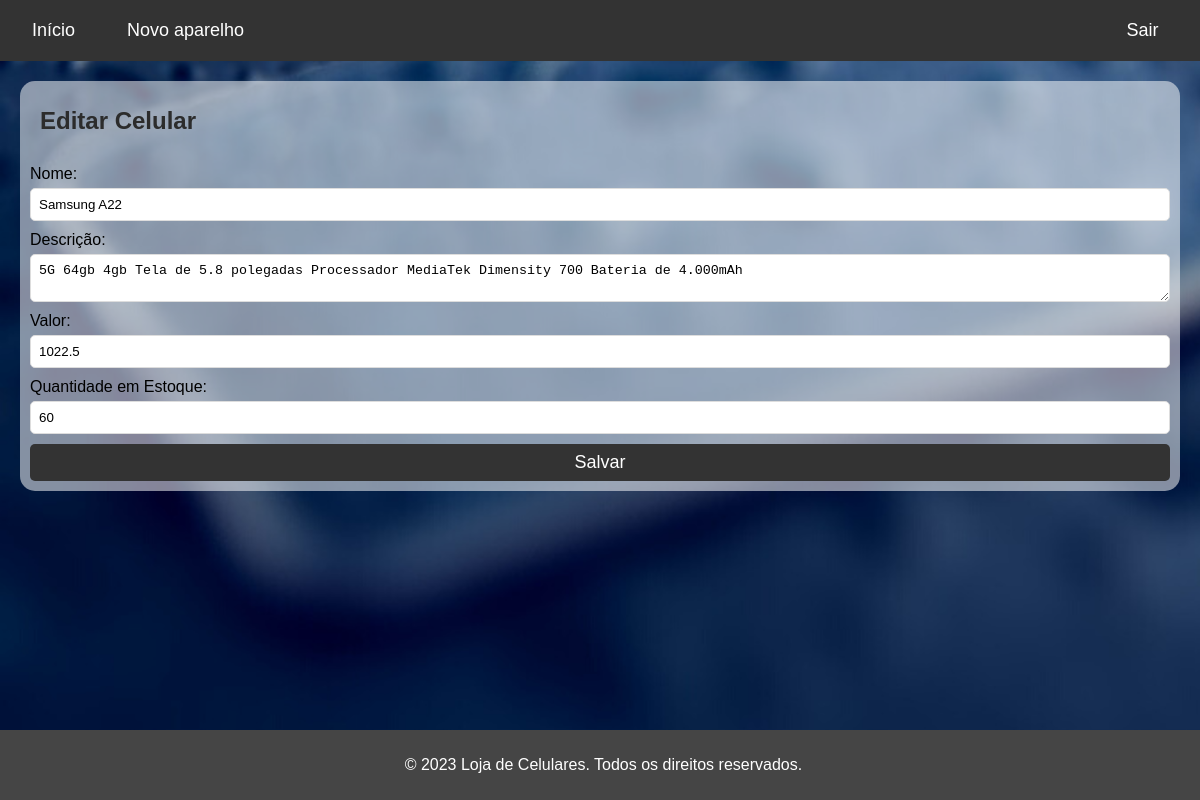
Page /edit?id=8 on the committed database.
### tables this page shows
CREATE TABLE celulares
                             (ID INTEGER PRIMARY KEY AUTOINCREMENT,
                              NOME TEXT NOT NULL,
                              DESCRICAO TEXT NOT NULL,
                              VALOR REAL NOT NULL,
                              QUANTIDADE INTEGER NOT NULL, url_celular TEXT);

### app.py (the view)
@app.route('/edit')
def edit():
    id = request.args.get('id')
    conn = sqlite3.connect('celulares.db')
    cur = conn.cursor()
    cur.execute("SELECT * FROM celulares WHERE id=?", (id,))
    celular = cur.fetchone()
    conn.close()
    return render_template('edit.html', celular=celular)

### templates/edit.html (shortened to what this page needs)
{% extends 'base.html' %}
{% block content %}
  <h1>Editar Celular</h1>
  {% if celular and len(celular) > 0 %}
    <form action="{{ url_for('update', id=celular[0]) }}" method="post">
      <label for="nome">Nome:</label>
      <input type="text" id="nome" name="nome" value="{{ celular[1] }}" required>
      <label for="descricao">Descrição:</label>
      <textarea id="descricao" name="descricao" required>{{ celular[2] }}</textarea>
      <label for="valor">Valor:</label>
      <input type="number" id="valor" name="valor" step="0.01" min="0" value="{{ celular[3] }}" required>
      <label for="quantidade">Quantidade em Estoque:</label>
      <input type="number" id="quantidade" name="quantidade" min="0" value="{{ celular[4] }}" required>
      <button type="submit">Salvar</button>
    </form>
  {% else %}
    <p>Celular não encontrado</p>
  {% endif %}
{% endblock %}

### static/css/style.css (style rules this page uses)
body { font-family: Arial, sans-serif; margin: 0; background-image: url('../imgs/wallpaper-login.png'); background-size: cover; background-attachment: fixed; }
h1 { font-size: 24px; margin-bottom: 10px; margin-left: 10px; color: #2c2c2c; }
form { display: flex; flex-direction: column; margin-top: 20px; }
label { margin-top: 10px; }
input[type="text"], textarea, input[type="number"] { margin-top: 5px; padding: 8px; border-radius: 5px; border: 1px solid #ddd; }
button[type="submit"] { margin-top: 10px; padding: 8px; border-radius: 5px; border: none; background-color: #333; color: #fff; font-size: 18px; }

### rows in the picture
celulares: nome "Samsung A22", descricao "5G 64gb 4gb Tela de 5.8 polegadas Processador MediaTek Dimensity 700 Bateria de 4.000mAh", valor "1022.5", quantidade "60"
